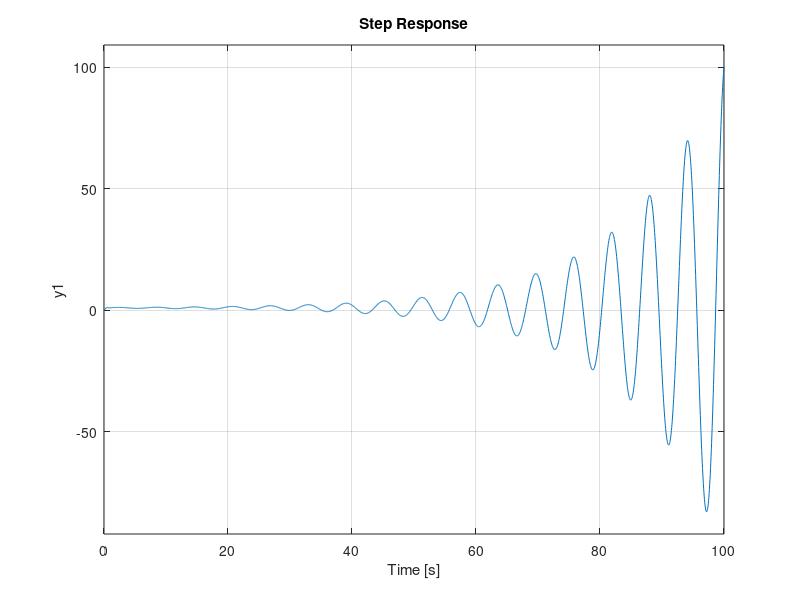

MATLAB code to generate this figure:
s=tf('s');
plant=1/(s^3+6*(s^2)+5*s);

Kp=0.000025;
Kd=45.31;
Ki=53

cont = Kp+Ki/s+Kd*s;
figure;
step(feedback(plant*cont,1))